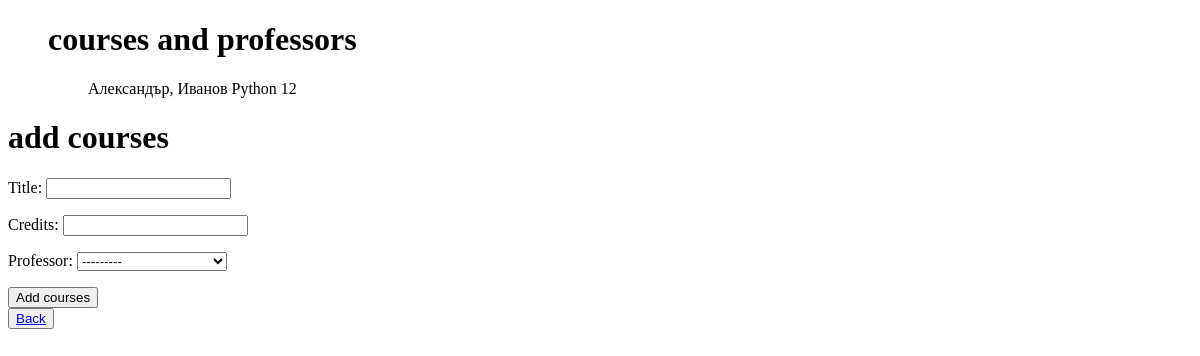
Page /courses/ on the earlier database version.
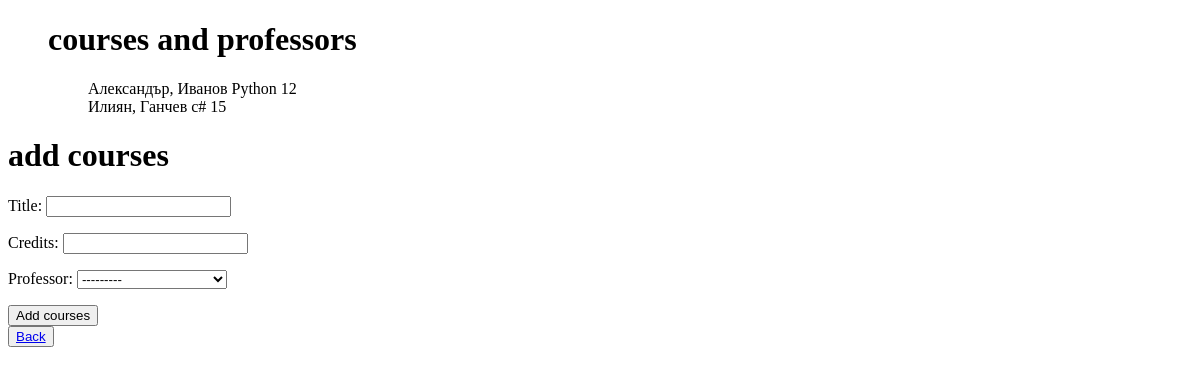
Same page on the later database version.
### main/models.py (models this page shows, shortened)
class Course(models.Model):
    title = models.CharField(max_length=200)
    credits = models.IntegerField()
    professor = models.ForeignKey(Professors, on_delete=models.CASCADE)

class Professors(models.Model):
    first_name = models.CharField(max_length=200)
    last_name = models.CharField(max_length=200)
    titles = models.ForeignKey(Title, on_delete=models.CASCADE)
    def __str__(self):
        return f'{self.first_name}, {self.last_name}'

### main/views.py (the view, shortened to what this page needs)
# urls.py: path('courses/', CourseView.as_view()),
class CourseView(View):
    form = CoursesForm()
    def get(self, request, *args, **kwargs):
        courses = Course.objects.all()
        context = {'courses': courses, 'form': self.form}
        return render(request, 'courses.html', context)

### main/forms.py
class CoursesForm(ModelForm):
    class Meta:
        model = Course
        fields = ['title', 'credits', 'professor']

### templates/courses.html (shortened to what this page needs)
<!DOCTYPE html>
<html lang="en">
<head>
</head>
<body>
<ul>
    <h1>courses and professors</h1>
    {% for course in courses %}
        <ul>{{ course.professor }} {{ course.title }} {{ course.credits }} </ul>
    {% endfor %}
</ul>
<h1>add courses</h1>
<form action="." method="POST">
    {{ form.as_p }}
    <input type="submit" value="Add courses"/>
</form>
<button>
<a href="http://127.0.0.1:8000/total_students"> Back </a>
</button>
</body>
</html>

Differences in the rows shown:
added Course: professor "Илиян, Ганчев", title "c#", credits "15"
